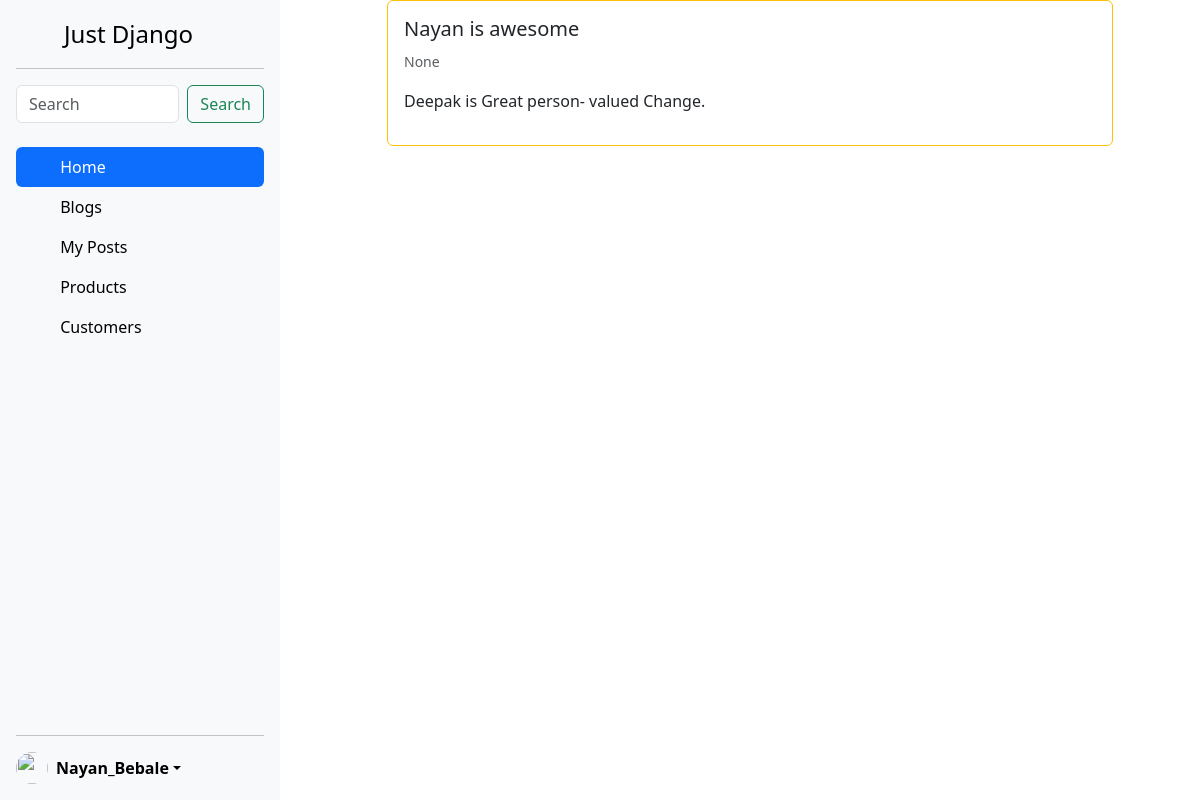
Screenshot of /blog/hello-world3/ (signed in) with the database file from the repository.
### blog/models.py (models this page shows, shortened)
class BlogPost(models.Model):  # blogpost_set -> queryset
    user = models.ForeignKey(User, default=1, on_delete=models.SET_NULL, null=True)
    image = models.ImageField(upload_to='image/', blank=True, null=True)
    auth = models.CharField(max_length=120)
    title = models.CharField(max_length=120)
    slug =  models.SlugField(unique=True)
    content = models.TextField(null=True, blank=True)
    publish_date = models.DateTimeField(auto_now=False, auto_now_add=False, null=True, blank=True)
    timestamp = models.DateTimeField(auto_now_add=True)
    updated = models.DateTimeField(auto_now=True, auto_now_add=False)
    objects = BlogPostManager()
    class Meta:
        ordering = ['-publish_date', '-updated', '-timestamp']

### blog/views.py (the view)
# urls.py: path('<str:slug>/', blog_post_detail_page),
def blog_post_detail_page(request, slug):
    obj = get_object_or_404(BlogPost, slug=slug)
    template_name = "blog_post_details.html"
    context = {"object":obj}
    return render(request, template_name, context)

### blog/models.py (called while the page is built)
    def get_queryset(self):
        return BlogPostQuerySet(self.model, using=self._db)

### blog/templates/blog_post_details.html (shortened to what this page needs)
{% extends "base.html" %}
{% block content %}
    <div class="row">
        {% include 'list-inline.html' with blog_post=object detail=True %}
    </div>
{% endblock %}

### blog/templates/sidebar.html (shortened to what this page needs)
<div class="sidebar">
<div class="d-flex flex-column flex-shrink-0 p-3 bg-body-tertiary" style=" width: 280px; height: 100vh; margin-right: 20px;">
    <a href="/" class="d-flex align-items-center mb-3 mb-md-0 me-md-auto link-body-emphasis text-decoration-none">
      <svg class="bi pe-none me-2" width="40" height="32"><use xlink:href="#bootstrap"></use></svg>
      <span class="fs-4">Just Django</span>
    </a>
    <hr>
    <ul class="nav nav-pills flex-column mb-auto">
      <li class="nav-item">
        <form class="d-flex" action="/search/">
          <input class="form-control me-2" type="search" placeholder="Search" name="q" aria-label="Search">
          <button class="btn btn-outline-success" type="submit">Search</button>
        </form>
      </li>
      <br>
      <li class="nav-item">
        <a href="/" class="nav-link active" aria-current="page">
          <svg class="bi pe-none me-2" width="16" height="16"><use xlink:href="#home"></use></svg>
          Home
        </a>
      </li>
      <li>
        <a href="/blog" class="nav-link link-body-emphasis">
          <svg class="bi pe-none me-2" width="16" height="16"><use xlink:href="#speedometer2"></use></svg>
          Blogs
        </a>
      </li>
      <li>
        <a href="/your-posts" class="nav-link link-body-emphasis">
          <svg class="bi pe-none me-2" width="16" height="16"><use xlink:href="#table"></use></svg>
          My Posts
        </a>
      </li>
      <li>
        <a href="#" class="nav-link link-body-emphasis">
          <svg class="bi pe-none me-2" width="16" height="16"><use xlink:href="#grid"></use></svg>
          Products
        </a>
      </li>
      <li>
        <a href="#" class="nav-link link-body-emphasis">
          <svg class="bi pe-none me-2" width="16" height="16"><use xlink:href="#people-circle"></use></svg>
          Customers
        </a>
      </li>
    </ul>
    <hr>
    <div class="dropdown">
      <a href="#" class="d-flex align-items-center link-body-emphasis text-decoration-none dropdown-toggle" data-bs-toggle="dropdown" aria-expanded="false">
        <img src="https://github.com/mdo.png" alt="" width="32" height="32" class="rounded-circle me-2">
        <strong>{{ request.user.username }}</strong>
      </a>
    </div>
  </div>
</div>

### blog/templates/list-inline.html (shortened to what this page needs)
<div class="col-12 col-md-10 mb-3 mx-auto">
    <div class="card {% if not blog_post.publish_date %} border border-warning text-dark {% endif %}">
        <div class="card-body">
            <h5 class="card-title">{{ blog_post.title }}</h5>
            <p class="card-text">
                <small class="text-muted">{{ blog_post.publish_date }}</small>
                {% if truncate %}
                    {{ blog_post.content|linebreaks|truncatewords:15 }}
                {% else %}
                    {{ blog_post.content|linebreaks }}
                {% endif %}
            </p>
        </div>
    </div>
</div>

### templates/base.html (style rules this page uses)
.sidebar { position: sticky; top: 0; height: 100vh; overflow-y: auto; }

### rows the page displays
BlogPost: title "Nayan is awesome", publish_date "None", content "Deepak is Great person- valued Change."

### other values shown
{{ request.user.username }} "Nayan_Bebale"
